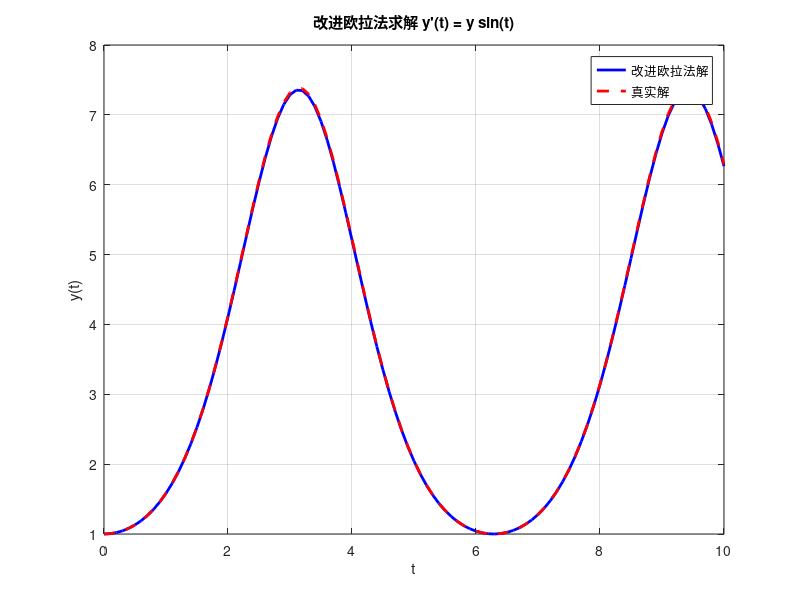

Reproduce this figure in MATLAB.
t0 = 0;
tf = 10;
y0 = 1;
h = 0.1;

t = t0:h:tf;

y = zeros(size(t));
y(1) = y0;

f = @(t, y) y * sin(t);

% 改进欧拉法求解
for i = 1:length(t)-1
    y_pred = y(i) + h * f(t(i), y(i));
    
    y(i+1) = y(i) + h * (f(t(i), y(i)) + f(t(i) + h, y_pred)) / 2;
end

plot(t, y, 'b-', 'LineWidth', 2)
xlabel('t')
ylabel('y(t)')
title('改进欧拉法求解 y''(t) = y sin(t)')
grid on

% 计算真实解
y_true = exp(cos(t0) - cos(t));

hold on
plot(t, y_true, 'r--', 'LineWidth', 2)
legend('改进欧拉法解', '真实解')
hold off